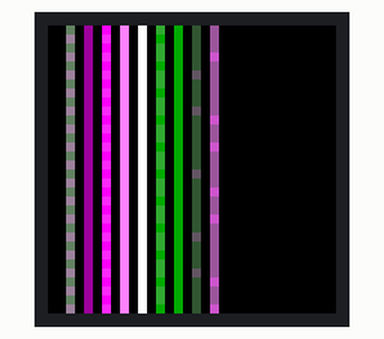
Bench run of a sketch on a simulated ESP32. Parts: 32×32 colour display. What the sketch prints to the serial monitor is not drawn.

Above: at 0.4 s.

The sketch:

BOM_32.ino
```cpp
#include <Ticker.h>
#include <PxMatrix.h>

Ticker display_ticker;

// Pins for LED MATRIX // works for ESP32 devkit
#define P_LAT 22 // 22
#define P_A 19 // 19
#define P_B 23 // 23
#define P_C 18 // 18
#define P_D 5 // 5
#define P_OE 16 // 15

PxMATRIX display(32, 32, P_LAT, P_OE,P_A,P_B,P_C); // changed from default

uint16_t static image[] = {0x0000,0x0000,0x640c,0x0000,0x9813,0x0000,0xf81f,0x0000,0xfc1f,0x0000,0xffff,0x0000,0x3546,0x0000,0x0540,0x0000,   // (16) pixels
0x32a6,0x0000,0x9ab3,0x0000,0x0000,0x0000,0x0000,0x0000,0x0000,0x0000,0x0000,0x0000,0x0000,0x0000,0x0000,0x0000,   // (32) pixels
0x0000,0x0000,0x9c13,0x0000,0x9813,0x0000,0xf95f,0x0000,0xfc1f,0x0000,0xffff,0x0000,0x0540,0x0000,0x0540,0x0000,   // (48) pixels
0x32a6,0x0000,0x9ab3,0x0000,0x0000,0x0000,0x0000,0x0000,0x0000,0x0000,0x0000,0x0000,0x0000,0x0000,0x0000,0x0000,   // (64) pixels
0x0000,0x0000,0x640c,0x0000,0x9813,0x0000,0xf81f,0x0000,0xfc1f,0x0000,0xffff,0x0000,0x3546,0x0000,0x0540,0x0000,   // (80) pixels
0x32a6,0x0000,0x9ab3,0x0000,0x0000,0x0000,0x0000,0x0000,0x0000,0x0000,0x0000,0x0000,0x0000,0x0000,0x0000,0x0000,   // (96) pixels
0x0000,0x0000,0x9c13,0x0000,0x9813,0x0000,0xf95f,0x0000,0xfc1f,0x0000,0xffff,0x0000,0x3546,0x0000,0x0540,0x0000,   // (112) pixels
0x32a6,0x0000,0xcab9,0x0000,0x0000,0x0000,0x0000,0x0000,0x0000,0x0000,0x0000,0x0000,0x0000,0x0000,0x0000,0x0000,   // (128) pixels
0x0000,0x0000,0x640c,0x0000,0x9813,0x0000,0xf81f,0x0000,0xfc1f,0x0000,0xffff,0x0000,0x0540,0x0000,0x0540,0x0000,   // (144) pixels
0x32a6,0x0000,0x9ab3,0x0000,0x0000,0x0000,0x0000,0x0000,0x0000,0x0000,0x0000,0x0000,0x0000,0x0000,0x0000,0x0000,   // (160) pixels
0x0000,0x0000,0x9c13,0x0000,0x9813,0x0000,0xf95f,0x0000,0xfc1f,0x0000,0xffff,0x0000,0x3546,0x0000,0x0540,0x0000,   // (176) pixels
0x62ac,0x0000,0x9ab3,0x0000,0x0000,0x0000,0x0000,0x0000,0x0000,0x0000,0x0000,0x0000,0x0000,0x0000,0x0000,0x0000,   // (192) pixels
0x0000,0x0000,0x640c,0x0000,0x9813,0x0000,0xf81f,0x0000,0xfc1f,0x0000,0xffff,0x0000,0x3546,0x0000,0x0540,0x0000,   // (208) pixels
0x32a6,0x0000,0x9ab3,0x0000,0x0000,0x0000,0x0000,0x0000,0x0000,0x0000,0x0000,0x0000,0x0000,0x0000,0x0000,0x0000,   // (224) pixels
0x0000,0x0000,0x9c13,0x0000,0x9813,0x0000,0xf95f,0x0000,0xfc1f,0x0000,0xffff,0x0000,0x0540,0x0000,0x0540,0x0000,   // (240) pixels
0x32a6,0x0000,0x9ab3,0x0000,0x0000,0x0000,0x0000,0x0000,0x0000,0x0000,0x0000,0x0000,0x0000,0x0000,0x0000,0x0000,   // (256) pixels
0x0000,0x0000,0x640c,0x0000,0x9813,0x0000,0xf81f,0x0000,0xfc1f,0x0000,0xffff,0x0000,0x3546,0x0000,0x0540,0x0000,   // (272) pixels
0x32a6,0x0000,0x9ab3,0x0000,0x0000,0x0000,0x0000,0x0000,0x0000,0x0000,0x0000,0x0000,0x0000,0x0000,0x0000,0x0000,   // (288) pixels
0x0000,0x0000,0x9c13,0x0000,0x9813,0x0000,0xf95f,0x0000,0xfc1f,0x0000,0xffff,0x0000,0x3546,0x0000,0x0540,0x0000,   // (304) pixels
0x62ac,0x0000,0x9ab3,0x0000,0x0000,0x0000,0x0000,0x0000,0x0000,0x0000,0x0000,0x0000,0x0000,0x0000,0x0000,0x0000,   // (320) pixels
0x0000,0x0000,0x640c,0x0000,0x9813,0x0000,0xf81f,0x0000,0xfc1f,0x0000,0xffff,0x0000,0x0540,0x0000,0x0540,0x0000,   // (336) pixels
0x32a6,0x0000,0xcab9,0x0000,0x0000,0x0000,0x0000,0x0000,0x0000,0x0000,0x0000,0x0000,0x0000,0x0000,0x0000,0x0000,   // (352) pixels
0x0000,0x0000,0x9c13,0x0000,0x9813,0x0000,0xf95f,0x0000,0xfc1f,0x0000,0xffff,0x0000,0x3546,0x0000,0x0540,0x0000,   // (368) pixels
0x32a6,0x0000,0x9ab3,0x0000,0x0000,0x0000,0x0000,0x0000,0x0000,0x0000,0x0000,0x0000,0x0000,0x0000,0x0000,0x0000,   // (384) pixels
0x0000,0x0000,0x640c,0x0000,0x9813,0x0000,0xf81f,0x0000,0xfc1f,0x0000,0xffff,0x0000,0x3546,0x0000,0x0540,0x0000,   // (400) pixels
0x32a6,0x0000,0x9ab3,0x0000,0x0000,0x0000,0x0000,0x0000,0x0000,0x0000,0x0000,0x0000,0x0000,0x0000,0x0000,0x0000,   // (416) pixels
0x0000,0x0000,0x9c13,0x0000,0x9813,0x0000,0xf95f,0x0000,0xfc1f,0x0000,0xffff,0x0000,0x0540,0x0000,0x0540,0x0000,   // (432) pixels
0x32a6,0x0000,0xcab9,0x0000,0x0000,0x0000,0x0000,0x0000,0x0000,0x0000,0x0000,0x0000,0x0000,0x0000,0x0000,0x0000,   // (448) pixels
0x0000,0x0000,0x640c,0x0000,0x9813,0x0000,0xf81f,0x0000,0xfc1f,0x0000,0xffff,0x0000,0x3546,0x0000,0x0540,0x0000,   // (464) pixels
0x32a6,0x0000,0x9ab3,0x0000,0x0000,0x0000,0x0000,0x0000,0x0000,0x0000,0x0000,0x0000,0x0000,0x0000,0x0000,0x0000,   // (480) pixels
0x0000,0x0000,0x9c13,0x0000,0x9813,0x0000,0xf95f,0x0000,0xfc1f,0x0000,0xffff,0x0000,0x3546,0x0000,0x0540,0x0000,   // (496) pixels
0x32a6,0x0000,0x9ab3,0x0000,0x0000,0x0000,0x0000,0x0000,0x0000,0x0000,0x0000,0x0000,0x0000,0x0000,0x0000,0x0000,   // (512) pixels
0x0000,0x0000,0x640c,0x0000,0x9813,0x0000,0xf81f,0x0000,0xfc1f,0x0000,0xffff,0x0000,0x0540,0x0000,0x0540,0x0000,   // (528) pixels
0x62ac,0x0000,0x9ab3,0x0000,0x0000,0x0000,0x0000,0x0000,0x0000,0x0000,0x0000,0x0000,0x0000,0x0000,0x0000,0x0000,   // (544) pixels
0x0000,0x0000,0x9c13,0x0000,0x9813,0x0000,0xf95f,0x0000,0xfc1f,0x0000,0xffff,0x0000,0x3546,0x0000,0x0540,0x0000,   // (560) pixels
0x32a6,0x0000,0x9ab3,0x0000,0x0000,0x0000,0x0000,0x0000,0x0000,0x0000,0x0000,0x0000,0x0000,0x0000,0x0000,0x0000,   // (576) pixels
0x0000,0x0000,0x640c,0x0000,0x9813,0x0000,0xf81f,0x0000,0xfc1f,0x0000,0xffff,0x0000,0x3546,0x0000,0x0540,0x0000,   // (592) pixels
0x32a6,0x0000,0xcab9,0x0000,0x0000,0x0000,0x0000,0x0000,0x0000,0x0000,0x0000,0x0000,0x0000,0x0000,0x0000,0x0000,   // (608) pixels
0x0000,0x0000,0x9c13,0x0000,0x9813,0x0000,0xf95f,0x0000,0xfc1f,0x0000,0xffff,0x0000,0x0540,0x0000,0x0540,0x0000,   // (624) pixels
0x32a6,0x0000,0x9ab3,0x0000,0x0000,0x0000,0x0000,0x0000,0x0000,0x0000,0x0000,0x0000,0x0000,0x0000,0x0000,0x0000,   // (640) pixels
0x0000,0x0000,0x640c,0x0000,0x9813,0x0000,0xf81f,0x0000,0xfc1f,0x0000,0xffff,0x0000,0x3546,0x0000,0x0540,0x0000,   // (656) pixels
0x32a6,0x0000,0x9ab3,0x0000,0x0000,0x0000,0x0000,0x0000,0x0000,0x0000,0x0000,0x0000,0x0000,0x0000,0x0000,0x0000,   // (672) pixels
0x0000,0x0000,0x9c13,0x0000,0x9813,0x0000,0xf95f,0x0000,0xfc1f,0x0000,0xffff,0x0000,0x3546,0x0000,0x0540,0x0000,   // (688) pixels
0x32a6,0x0000,0xcab9,0x0000,0x0000,0x0000,0x0000,0x0000,0x0000,0x0000,0x0000,0x0000,0x0000,0x0000,0x0000,0x0000,   // (704) pixels
0x0000,0x0000,0x640c,0x0000,0x9813,0x0000,0xf81f,0x0000,0xfc1f,0x0000,0xffff,0x0000,0x0540,0x0000,0x0540,0x0000,   // (720) pixels
0x32a6,0x0000,0x9ab3,0x0000,0x0000,0x0000,0x0000,0x0000,0x0000,0x0000,0x0000,0x0000,0x0000,0x0000,0x0000,0x0000,   // (736) pixels
0x0000,0x0000,0x9c13,0x0000,0x9813,0x0000,0xf95f,0x0000,0xfc1f,0x0000,0xffff,0x0000,0x3546,0x0000,0x0540,0x0000,   // (752) pixels
0x62ac,0x0000,0x9ab3,0x0000,0x0000,0x0000,0x0000,0x0000,0x0000,0x0000,0x0000,0x0000,0x0000,0x0000,0x0000,0x0000,   // (768) pixels
0x0000,0x0000,0x640c,0x0000,0x9813,0x0000,0xf81f,0x0000,0xfc1f,0x0000,0xffff,0x0000,0x3546,0x0000,0x0540,0x0000,   // (784) pixels
0x32a6,0x0000,0x9ab3,0x0000,0x0000,0x0000,0x0000,0x0000,0x0000,0x0000,0x0000,0x0000,0x0000,0x0000,0x0000,0x0000,   // (800) pixels
0x0000,0x0000,0x9c13,0x0000,0x9813,0x0000,0xf95f,0x0000,0xfc1f,0x0000,0xffff,0x0000,0x0540,0x0000,0x0540,0x0000,   // (816) pixels
0x32a6,0x0000,0x9ab3,0x0000,0x0000,0x0000,0x0000,0x0000,0x0000,0x0000,0x0000,0x0000,0x0000,0x0000,0x0000,0x0000,   // (832) pixels
0x0000,0x0000,0x640c,0x0000,0x9813,0x0000,0xf81f,0x0000,0xfc1f,0x0000,0xffff,0x0000,0x3546,0x0000,0x0540,0x0000,   // (848) pixels
0x32a6,0x0000,0x9ab3,0x0000,0x0000,0x0000,0x0000,0x0000,0x0000,0x0000,0x0000,0x0000,0x0000,0x0000,0x0000,0x0000,   // (864) pixels
0x0000,0x0000,0x9c13,0x0000,0x9813,0x0000,0xf95f,0x0000,0xfc1f,0x0000,0xffff,0x0000,0x3546,0x0000,0x0540,0x0000,   // (880) pixels
0x62ac,0x0000,0x9ab3,0x0000,0x0000,0x0000,0x0000,0x0000,0x0000,0x0000,0x0000,0x0000,0x0000,0x0000,0x0000,0x0000,   // (896) pixels
0x0000,0x0000,0x640c,0x0000,0x9813,0x0000,0xf81f,0x0000,0xfc1f,0x0000,0xffff,0x0000,0x0540,0x0000,0x0540,0x0000,   // (912) pixels
0x32a6,0x0000,0xcab9,0x0000,0x0000,0x0000,0x0000,0x0000,0x0000,0x0000,0x0000,0x0000,0x0000,0x0000,0x0000,0x0000,   // (928) pixels
0x0000,0x0000,0x9c13,0x0000,0x9813,0x0000,0xf95f,0x0000,0xfc1f,0x0000,0xffff,0x0000,0x3546,0x0000,0x0540,0x0000,   // (944) pixels
0x32a6,0x0000,0x9ab3,0x0000,0x0000,0x0000,0x0000,0x0000,0x0000,0x0000,0x0000,0x0000,0x0000,0x0000,0x0000,0x0000,   // (960) pixels
0x0000,0x0000,0x640c,0x0000,0x9813,0x0000,0xf81f,0x0000,0xfc1f,0x0000,0xffff,0x0000,0x3546,0x0000,0x0540,0x0000,   // (976) pixels
0x32a6,0x0000,0x9ab3,0x0000,0x0000,0x0000,0x0000,0x0000,0x0000,0x0000,0x0000,0x0000,0x0000,0x0000,0x0000,0x0000,   // (992) pixels
0x0000,0x0000,0x9c13,0x0000,0x9813,0x0000,0xf95f,0x0000,0xfc1f,0x0000,0xffff,0x0000,0x0540,0x0000,0x0540,0x0000,   // (1008) pixels
0x32a6,0x0000,0xcab9,0x0000,0x0000,0x0000,0x0000,0x0000,0x0000,0x0000,0x0000,0x0000,0x0000,0x0000,0x0000,0x0000   // (1024) pixels
};


// ISR for display refresh
void display_updater()
{
  display.display(10);
}

void setup() {
  Serial.begin(115200);
  for (int i = 0; i < 1024; i++) {Serial.println(image[i], HEX);}
  display.begin(8, 14, 13, 5, 23);
  display.clearDisplay();
  display_ticker.attach(0.002, display_updater);
  yield();
  display.clearDisplay();
  drawImage(0, 0);
  delay(500);

}

void drawImage(int x, int y)
{
  int imageHeight = 32;
  int imageWidth = 32;
  int counter = 0;
  for (int yy = 0; yy < imageHeight; yy++)
  {
    for (int xx = 0; xx < imageWidth; xx++)
    {
      display.drawPixel(xx + x , yy + y, image[counter]);
      counter++;
    }
  }
}

void drawFrame(uint16_t *frame) {
  display.clearDisplay();
  int imageHeight = 32;
  int imageWidth = 64;
  int counter = 0;
  for (int yy = 0; yy < imageHeight; yy++) {
    for (int xx = 0; xx < imageWidth; xx++) {
      display.drawPixel(xx, yy, frame[counter]);
      counter++;
    }
  }
  delay(100);
}

void loop() {

}
```
